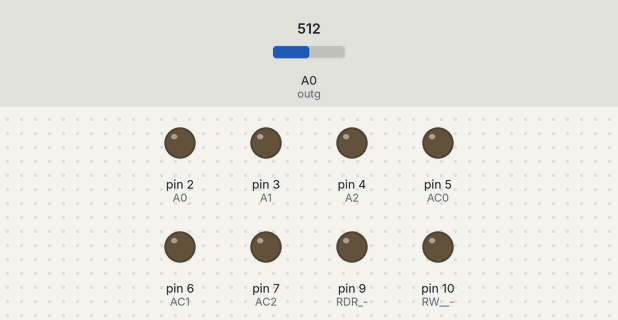
Simulated run of this sketch. Board: Arduino Uno, built with avr-gcc and run on an emulated ATmega328P. Shown: output pins drawn as LEDs (lit = HIGH). The inputs (shaded band) are chosen by the test bench; at power-on: A0 (outg) = 512. Pins used as bus, display or sensor lines are not drawn; what the sketch prints to the serial monitor is not drawn.

Above: at 0.1 s.
At 4.1 s:
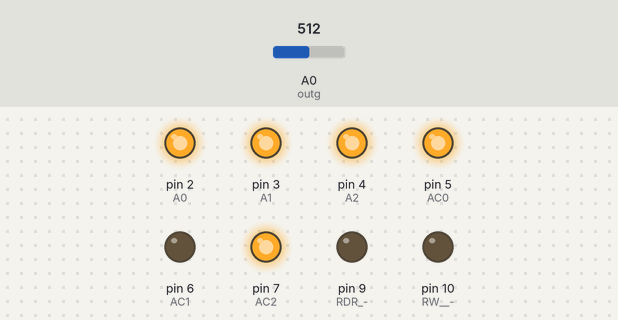
At 8.5 s:
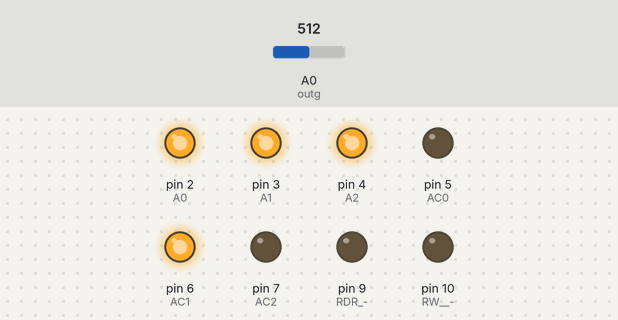
At 17.5 s:
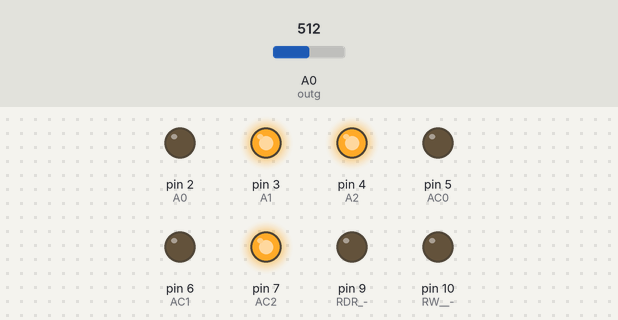
At 27.9 s:
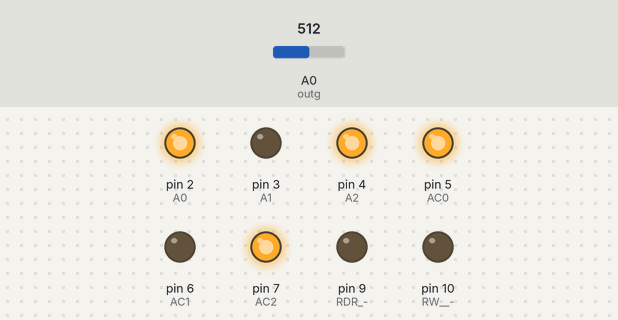
At 38.3 s:
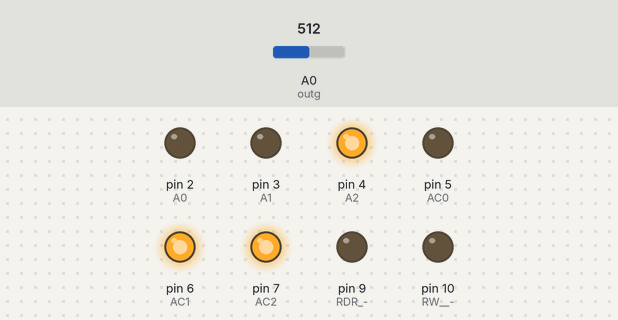
Timing chart, 0 to 40.0 s (numbered marks = the images above):
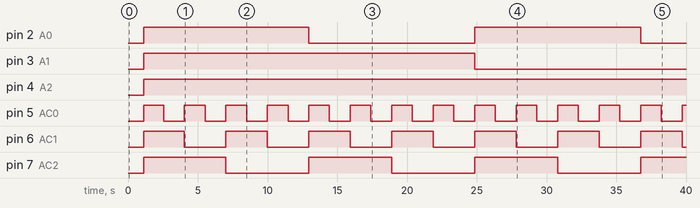

Measured:
- by itself, pin 2 (A0): alternates HIGH for 11.9 s and LOW for 11.9 s
- by itself, pin 3 (A1): LOW → HIGH at 1.1 s, → LOW 23.7 s later
- by itself, pin 4 (A2): LOW → HIGH at 1.1 s
- by itself, pin 5 (AC0): alternates HIGH for 1.5 s and LOW for 1.5 s
- by itself, pin 6 (AC1): alternates HIGH for 3.0 s and LOW for 3.0 s
- by itself, pin 7 (AC2): alternates HIGH for 5.9 s and LOW for 5.9 s

The sketch:

_200_lectures.ino
```cpp
 //LEITURA DA MATRIZ COM APLICAÇÃO DA CDS


  void setup(){

    pinMode(10, OUTPUT);//RW  -> aciona o ROWSEL
    pinMode(9, OUTPUT); //RDR -> aciona o eRDR
    pinMode(8, OUTPUT); //RST -> aciona o eRST
    pinMode(7, OUTPUT); //AC2
    pinMode(6, OUTPUT); //AC1
    pinMode(5, OUTPUT); //AC0
    pinMode(4, OUTPUT); //A2
    pinMode(3, OUTPUT); //A1
    pinMode(2, OUTPUT); //A0

    Serial.begin(9600);

  }

// variáveis do sistema

float v_dd;
float e_rdr;
float e_rst;
float VDD = A2;
float ERDR = A3;
float ERST = A4;

int timereset=10;  // tempo de carga do fotodiodo (reste)
int timeexpo=100;   // tempo de exposição
float outg = A0;    // sinal na saída do pixel
float s1;           // amostragem após o reset
float s2;           // amostragem após o tempo de exposição
float vph;          // sinal detensão fotogerada
float vph_ac;       // tensão fotogerada acumulada
float vph_media;    // média final
float n;            //eficiencia quântica
int count;
int cmax=200;      //número de amostras para calcular a média
char LCHAR;
int leit=0;

// Tensões no Circuito

void set(){

    Serial.println();
    Serial.println("*************************************");
    Serial.println("LEITURA DA MATRIZ EM MODO LINEAR");
    Serial.print("VDD = ");   //imprime VDD
    v_dd = analogRead(VDD);
    Serial.println(5*v_dd/1024 );
    e_rdr = analogRead(ERDR);
    Serial.print("ERDR = ");   //imprime ERDR
    Serial.println(5*e_rdr/1024 );
    e_rst = analogRead(ERST);
    Serial.print("ERST = ");   //imprime RST
    Serial.println(5*e_rst/1024 );
    Serial.print("tempo de exposição = ");   //imprime tempo de exposição
    Serial.print(timeexpo);
    Serial.println(" microsegundos");   //imprime tempo de exposição
    Serial.println("*************************************");
    delay(1000);
}

//função para leitura do pixel
void lerpixel(){
count = 0;
vph_ac = 0;
while (count <= cmax) {
// reset do pixel
digitalWrite(8,0);
digitalWrite(9,0);
digitalWrite(10,0);
delayMicroseconds(timereset);
s1 = analogRead(outg);
//exposição do pixel
digitalWrite(8,1); //RST
delayMicroseconds(timeexpo);
s2 = analogRead(outg);
vph = (s1-s2)*5/1024;
Serial.print(vph,3);
Serial.println();
count++;
}
}

void coluna(){
digitalWrite(7,1);
digitalWrite(6,1);
digitalWrite(5,1);
Serial.print(" ======== Pixel ");
Serial.print(LCHAR);
Serial.print(", ");
Serial.println("0");
lerpixel();
digitalWrite(7,1);
digitalWrite(6,1);
digitalWrite(5,0);
Serial.print(" ======== Pixel ");
Serial.print(LCHAR);
Serial.print(", ");
Serial.println("1");
lerpixel();
digitalWrite(7,1);
digitalWrite(6,0);
digitalWrite(5,1);
Serial.print(" ======== Pixel ");
Serial.print(LCHAR);
Serial.print(", ");
Serial.println("2");
lerpixel();
digitalWrite(7,1);
digitalWrite(6,0);
digitalWrite(5,0);
Serial.print(" ======== Pixel ");
Serial.print(LCHAR);
Serial.print(", ");
Serial.println("3");
lerpixel();
digitalWrite(7,0);
digitalWrite(6,1);
digitalWrite(5,1);
Serial.print(" ======== Pixel ");
Serial.print(LCHAR);
Serial.print(", ");
Serial.println("4");
lerpixel();
digitalWrite(7,0);
digitalWrite(6,1);
digitalWrite(5,0);
Serial.print(" ======== Pixel ");
Serial.print(LCHAR);
Serial.print(", ");
Serial.println("5");
lerpixel();
digitalWrite(7,0);
digitalWrite(6,0);
digitalWrite(5,1);
Serial.print(" ======== Pixel ");
Serial.print(LCHAR);
Serial.print(", ");
Serial.println("6");
lerpixel();
digitalWrite(7,0);
digitalWrite(6,0);
digitalWrite(5,0);
Serial.print(" ======== Pixel ");
Serial.print(LCHAR);
Serial.print(", ");
Serial.println("7");
lerpixel();
}

void linha() {
// ----------- linha 0
digitalWrite(4,1);
digitalWrite(3,1);
digitalWrite(2,1);
LCHAR = '0';
coluna();
Serial.println();
// ----------- linha 1
digitalWrite(4,1);
digitalWrite(3,1);
digitalWrite(2,0);
LCHAR = '1';
coluna();
Serial.println();
// ----------- linha 2
digitalWrite(4,1);
digitalWrite(3,0);
digitalWrite(2,1);
LCHAR = '2';
coluna();
Serial.println();
// ----------- linha 3
digitalWrite(4,1);
digitalWrite(3,0);
digitalWrite(2,0);
LCHAR = '3';
coluna();
Serial.println();
// ----------- linha 4
digitalWrite(4,0);
digitalWrite(3,1);
digitalWrite(2,1);
LCHAR = '4';
coluna();
Serial.println();
// ----------- linha 5
digitalWrite(4,0);
digitalWrite(3,1);
digitalWrite(2,0);
LCHAR = '5';
coluna();
Serial.println();
// ----------- linha 6
digitalWrite(4,0);
digitalWrite(3,0);
digitalWrite(2,1);
LCHAR = '6';
coluna();
Serial.println();
// ----------- linha 7
digitalWrite(4,0);
digitalWrite(3,0);
digitalWrite(2,0);
LCHAR = '7';
coluna();
Serial.println();
}


void loop() {

  while (leit <=0) {
    set();
    linha();
    Serial.println();
    leit++;
  }

}
```
